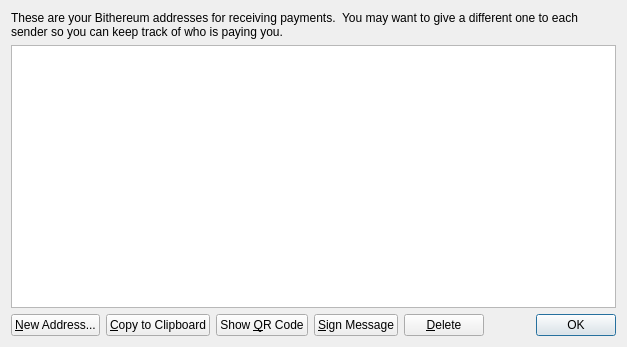
<?xml version="1.0" encoding="UTF-8"?>
<ui version="4.0">
 <class>AddressBookPage</class>
 <widget class="QWidget" name="AddressBookPage">
  <property name="geometry">
   <rect>
    <x>0</x>
    <y>0</y>
    <width>627</width>
    <height>347</height>
   </rect>
  </property>
  <property name="windowTitle">
   <string>Address Book</string>
  </property>
  <layout class="QVBoxLayout" name="verticalLayout">
   <item>
    <widget class="QLabel" name="labelExplanation">
     <property name="text">
      <string>These are your Bithereum addresses for receiving payments.  You may want to give a different one to each sender so you can keep track of who is paying you.</string>
     </property>
     <property name="textFormat">
      <enum>Qt::AutoText</enum>
     </property>
     <property name="wordWrap">
      <bool>true</bool>
     </property>
    </widget>
   </item>
   <item>
    <widget class="QTableView" name="tableView">
     <property name="toolTip">
      <string>Double-click to edit address or label</string>
     </property>
     <property name="alternatingRowColors">
      <bool>true</bool>
     </property>
     <property name="selectionMode">
      <enum>QAbstractItemView::SingleSelection</enum>
     </property>
     <property name="selectionBehavior">
      <enum>QAbstractItemView::SelectRows</enum>
     </property>
     <property name="sortingEnabled">
      <bool>true</bool>
     </property>
     <attribute name="verticalHeaderVisible">
      <bool>false</bool>
     </attribute>
    </widget>
   </item>
   <item>
    <layout class="QHBoxLayout" name="horizontalLayout">
     <item>
      <widget class="QPushButton" name="newAddressButton">
       <property name="toolTip">
        <string>Create a new address</string>
       </property>
       <property name="text">
        <string>&amp;New Address...</string>
       </property>
       <property name="icon">
        <iconset resource="../bitcoin.qrc">
         <normaloff>:/icons/add</normaloff>:/icons/add</iconset>
       </property>
      </widget>
     </item>
     <item>
      <widget class="QPushButton" name="copyToClipboard">
       <property name="toolTip">
        <string>Copy the currently selected address to the system clipboard</string>
       </property>
       <property name="text">
        <string>&amp;Copy to Clipboard</string>
       </property>
       <property name="icon">
        <iconset resource="../bitcoin.qrc">
         <normaloff>:/icons/editcopy</normaloff>:/icons/editcopy</iconset>
       </property>
      </widget>
     </item>
     <item>
      <widget class="QPushButton" name="showQRCode">
       <property name="text">
        <string>Show &amp;QR Code</string>
       </property>
       <property name="icon">
        <iconset resource="../bitcoin.qrc">
         <normaloff>:/images/qrcode</normaloff>:/images/qrcode</iconset>
       </property>
      </widget>
     </item>
     <item>
      <widget class="QPushButton" name="signMessage">
       <property name="toolTip">
        <string>Sign a message to prove you own this address</string>
       </property>
       <property name="text">
        <string>&amp;Sign Message</string>
       </property>
       <property name="icon">
        <iconset resource="../bitcoin.qrc">
         <normaloff>:/icons/edit</normaloff>:/icons/edit</iconset>
       </property>
      </widget>
     </item>
     <item>
      <widget class="QPushButton" name="deleteButton">
       <property name="toolTip">
        <string>Delete the currently selected address from the list. Only sending addresses can be deleted.</string>
       </property>
       <property name="text">
        <string>&amp;Delete</string>
       </property>
       <property name="icon">
        <iconset resource="../bitcoin.qrc">
         <normaloff>:/icons/remove</normaloff>:/icons/remove</iconset>
       </property>
      </widget>
     </item>
     <item>
      <spacer name="horizontalSpacer">
       <property name="orientation">
        <enum>Qt::Horizontal</enum>
       </property>
       <property name="sizeHint" stdset="0">
        <size>
         <width>40</width>
         <height>20</height>
        </size>
       </property>
      </spacer>
     </item>
     <item>
      <widget class="QDialogButtonBox" name="buttonBox">
       <property name="sizePolicy">
        <sizepolicy hsizetype="Maximum" vsizetype="Fixed">
         <horstretch>0</horstretch>
         <verstretch>0</verstretch>
        </sizepolicy>
       </property>
       <property name="standardButtons">
        <set>QDialogButtonBox::Ok</set>
       </property>
      </widget>
     </item>
    </layout>
   </item>
  </layout>
 </widget>
 <resources>
  <include location="../bitcoin.qrc"/>
 </resources>
 <connections/>
</ui>
